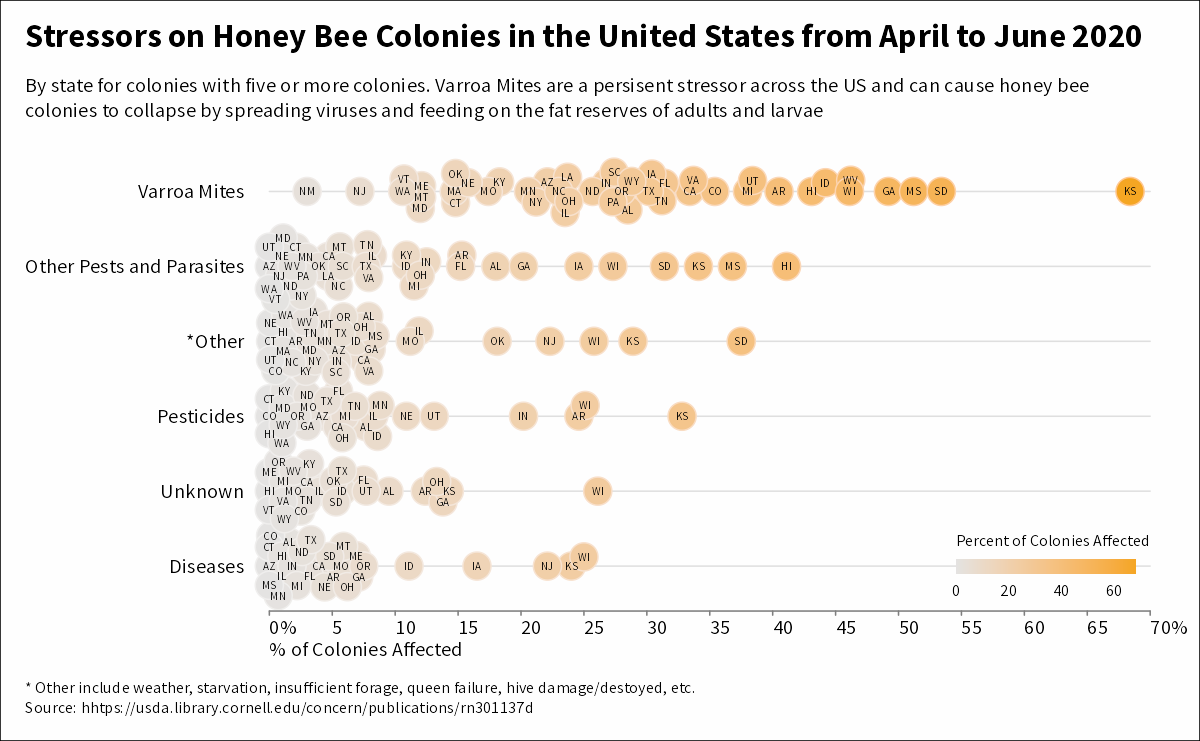

Recreate this plot in R.
# https://www.linkedin.com/posts/data-literacy_how-to-make-a-beeswarm-plot-in-rawgraphs-activity-7191851449209782273-wX9F/?utm_source=share&utm_medium=member_ios

library(colorspace)
library(ggbeeswarm)
library(ggtext)
library(readxl)
library(tidyverse)


# check that the bee data directory exists
if (!dir.exists("bee_data")) {
  dir.create("bee_data")
}

# download "https://dataliteracy.com/wp-content/uploads/2021/05/Stressors-on-Bee-Colonies-in-USA-2.xlsx" to our data directory
URL <- "https://dataliteracy.com/wp-content/uploads/2021/05/Stressors-on-Bee-Colonies-in-USA-2.xlsx"
download.file(URL, "bee_data/Stressors-on-Bee-Colonies-in-USA-2.xlsx", mode = "wb")

# read the data
df <- read_excel("bee_data/Stressors-on-Bee-Colonies-in-USA-2.xlsx") %>% 
  # rename the colum Other to "*Other"
  rename(`*Other` = Other) %>% 
  pivot_longer(
    cols = -State, 
    names_to = "Stressor", 
    values_to = "% of Colonies Affected"
  )
# order the stressors by their maximum value
stressor_levels <- df %>% 
  summarise(.by = Stressor, max = max(`% of Colonies Affected`)) %>% 
  arrange(desc(max)) %>% 
  pull(Stressor)

df <- df %>% 
  mutate(Stressor = factor(Stressor, levels = rev(stressor_levels)))  

# constants
phi = (1 + sqrt(5)) / 2
swarm_method = "compactswarm"
swarm_priority = "ascending"
swarm_corral = "omit"
swarm_cex = 2.5
swarm_width = 0.9

ggplot(df, aes(x = `% of Colonies Affected`, y = Stressor))+
  coord_cartesian(clip = "off")+
  labs(title = "Stressors on Honey Bee Colonies in the United States from April to June 2020",
       subtitle = "By state for colonies with five or more colonies. Varroa Mites are a persisent stressor across the US and can cause honey bee colonies to collapse by spreading viruses and feeding on the fat reserves of adults and larvae",
       caption = "&ast; Other include weather, starvation, insufficient forage, queen failure, hive damage/destoyed, etc. <br>Source: hhtps://usda.library.cornell.edu/concern/publications/rn301137d"
  )+
  geom_beeswarm(
    aes(
      color = `% of Colonies Affected`,
      fill = `% of Colonies Affected`),
    method = swarm_method,
    priority = swarm_priority,
    corral = swarm_corral, 
    cex = swarm_cex,
    side = 0,
    shape = 21,
    size = 6) +
  geom_text(
    aes(label = State),
    family = "Source Sans Pro",
    position = position_beeswarm(
      method = swarm_method,
      priority = swarm_priority,
      cex = swarm_cex,
      corral = swarm_corral,
      corral.width  = swarm_width
    ),
    size = 2, hjust = 0.5, color = "black"
  )+
  # this is silly
  # geom_text(
  #   aes(),
  #   label = "🐝",
  #   position = position_beeswarm(
  #     method = swarm_method,
  #     priority = swarm_priority,
  #   ),
  #   size = 12/.pt, hjust = 0.5, vjust = 0.5, color = "black")+
  
  scale_color_gradient(
    low = lighten("#e4e3e2", amount = .4), 
    high = lighten("#f5a623", amount = 0.4)
  )+
  scale_fill_gradient(
    low= "#e4e3e2", high = "#f5a623"
  )+
  scale_x_continuous(
    expand = c(0, 0),
    limits = c(0, 70),
    labels = scales::label_percent(
      accuracy = 1, scale = 1, 
      suffix = c("%", "", "", "", "", "", "", "", "", "", "", "", "", "", "%", "", "", "", "", "")
    ), 
    breaks = seq(0, 100, 5))+
  guides(
    fill = guide_colorbar(
      title = "Percent of Colonies Affected",
      display = "gradient",
      draw.llim = TRUE,
      draw.ulim = TRUE),
    color = "none"
  )+
  theme_void()+
  theme(
    text = element_text(family = "Source Sans Pro", size = unit(10, "pt")),
    plot.margin = margin(12, 24, 12, 12, "pt"),
    plot.title.position = "plot",
    plot.caption.position = "plot",
    # aspect.ratio = (1+5^(1/2))/2-1,
    #aspect.ratio = 1/phi,
    
    plot.title = element_textbox_simple(margin = margin(0, 0, 12, 0, "pt"), face = "bold", size = rel(1.6)),
    plot.subtitle = element_textbox_simple(margin = margin(0, 0, 12, 0, "pt"), size = rel(1.0)),
    plot.caption = element_textbox_simple( margin = margin(12, 0, 0, 0, "pt"),  hjust = 0),
    axis.text.y.left = element_text( margin = margin(0, 12, 0, 0, "pt"), size = rel(1), hjust = 1),
    axis.title.x.bottom = element_text(margin = margin(2, 0, 0, 0, "pt"), size = rel(1), hjust = 0),
    axis.text.x.bottom = element_text( margin = margin(2, 0, 0, 0, "pt"), size = rel(1), hjust = 0),
    axis.line.x.bottom = element_line(color = "#7f7f7f"),
    axis.ticks.x.bottom = element_line(color = "#7f7f7f"),
    axis.ticks.length.x = unit(2, "pt"),
    plot.background = element_rect(fill = "#fefefe"),
    legend.position = c(1,0.025),
    legend.justification = c(1,0),
    legend.box.just = "top",
    legend.direction = "horizontal",
    legend.key.height = unit(0.5, "line"),
    legend.text = element_text(size = rel(.8)),
    legend.title = element_text(size = rel(.8)),
    legend.title.position = "top",
    legend.ticks = element_blank(),
    panel.grid.major.y = element_line(color = "#dfdfdf"),
  )

ggsave("honey_bees.png", 
       plot = last_plot(),
       width = 8, 
       height = 8/phi,
       units = "in",
       dpi = 150,
       bg = "#ffffff")

browseURL("honey_bees.png")




